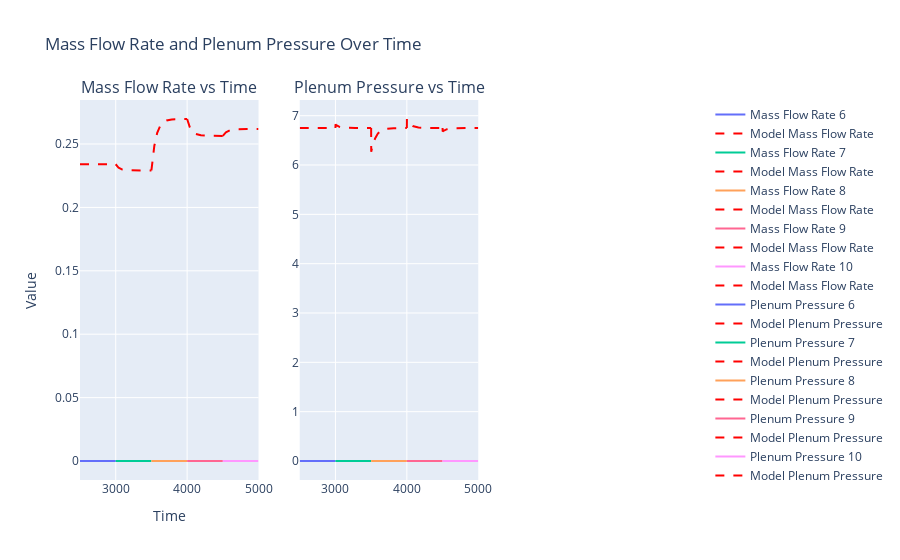

The cell this chart's notebook holds for it:
### Code cell
mass, pressure = np.array(model.predict(x_testN))
max_mass = np.max(x_test[:,:,0])
max_pressure = np.max(x_test[:,:,1])

# Cria uma figura com subplots
fig = make_subplots(rows=1, cols=3, subplot_titles=("Mass Flow Rate vs Time", "Plenum Pressure vs Time"))

# Gráfico da Mass Flow Rate
for i in range(timestep, timestep * 2):
    fig.add_trace(go.Scatter(x=interval[i], y=np.squeeze(mass[:, i - timestep] * max_mass), mode='lines', name=f'Mass Flow Rate {i+1}', line=dict(dash='solid')),
                  row=1, col=1)
    fig.add_trace(go.Scatter(x=interval[i], y=np.squeeze(massFlowrate[i]), mode='lines', name='Model Mass Flow Rate', line=dict(dash='dash', color='red')),
                  row=1, col=1)

# Gráfico da Plenum Pressure
for i in range(timestep, timestep * 2):
    fig.add_trace(go.Scatter(x=interval[i], y=np.squeeze(pressure[:, i - timestep] * max_pressure), mode='lines', name=f'Plenum Pressure {i+1}', line=dict(dash='solid')),
                  row=1, col=2)
    fig.add_trace(go.Scatter(x=interval[i], y=np.squeeze(PlenumPressure[i]), mode='lines', name= 'Model Plenum Pressure', line=dict(dash='dash', color='red')),
                  row=1, col=2)

# Atualiza layout
fig.update_layout(
    title='Mass Flow Rate and Plenum Pressure Over Time',
    xaxis_title='Time',
    yaxis_title='Value',
    template='plotly',
)

# Mostra a figura
fig.show()

### Figure 1 — Plotly figure (JSON) as saved in the notebook; plotly's stock layout.template omitted (floating-point values rounded to 4 significant figures; data arrays with more than 128 entries replaced by an {"elided": "..."} marker saying what was removed)
{"data": [{"line": {"dash": "solid"}, "mode": "lines", "name": "Mass Flow Rate 6", "type": "scatter", "x": {"elided": "500 float values"}, "xaxis": "x", "y": {"elided": "500 int values"}, "yaxis": "y"}, {"line": {"color": "red", "dash": "dash"}, "mode": "lines", "name": "Model Mass Flow Rate", "type": "scatter", "x": {"elided": "500 float values"}, "xaxis": "x", "y": {"elided": "500 float values"}, "yaxis": "y"}, {"line": {"dash": "solid"}, "mode": "lines", "name": "Mass Flow Rate 7", "type": "scatter", "x": {"elided": "500 float values"}, "xaxis": "x", "y": {"elided": "500 int values"}, "yaxis": "y"}, {"line": {"color": "red", "dash": "dash"}, "mode": "lines", "name": "Model Mass Flow Rate", "type": "scatter", "x": {"elided": "500 float values"}, "xaxis": "x", "y": {"elided": "500 float values"}, "yaxis": "y"}, {"line": {"dash": "solid"}, "mode": "lines", "name": "Mass Flow Rate 8", "type": "scatter", "x": {"elided": "500 float values"}, "xaxis": "x", "y": {"elided": "500 int values"}, "yaxis": "y"}, {"line": {"color": "red", "dash": "dash"}, "mode": "lines", "name": "Model Mass Flow Rate", "type": "scatter", "x": {"elided": "500 float values"}, "xaxis": "x", "y": {"elided": "500 float values"}, "yaxis": "y"}, {"line": {"dash": "solid"}, "mode": "lines", "name": "Mass Flow Rate 9", "type": "scatter", "x": {"elided": "500 float values"}, "xaxis": "x", "y": {"elided": "500 int values"}, "yaxis": "y"}, {"line": {"color": "red", "dash": "dash"}, "mode": "lines", "name": "Model Mass Flow Rate", "type": "scatter", "x": {"elided": "500 float values"}, "xaxis": "x", "y": {"elided": "500 float values"}, "yaxis": "y"}, {"line": {"dash": "solid"}, "mode": "lines", "name": "Mass Flow Rate 10", "type": "scatter", "x": {"elided": "500 float values"}, "xaxis": "x", "y": {"elided": "500 int values"}, "yaxis": "y"}, {"line": {"color": "red", "dash": "dash"}, "mode": "lines", "name": "Model Mass Flow Rate", "type": "scatter", "x": {"elided": "500 float values"}, "xaxis": "x", "y": {"elided": "500 float values"}, "yaxis": "y"}, {"line": {"dash": "solid"}, "mode": "lines", "name": "Plenum Pressure 6", "type": "scatter", "x": {"elided": "500 float values"}, "xaxis": "x2", "y": {"elided": "500 int values"}, "yaxis": "y2"}, {"line": {"color": "red", "dash": "dash"}, "mode": "lines", "name": "Model Plenum Pressure", "type": "scatter", "x": {"elided": "500 float values"}, "xaxis": "x2", "y": {"elided": "500 float values"}, "yaxis": "y2"}, {"line": {"dash": "solid"}, "mode": "lines", "name": "Plenum Pressure 7", "type": "scatter", "x": {"elided": "500 float values"}, "xaxis": "x2", "y": {"elided": "500 int values"}, "yaxis": "y2"}, {"line": {"color": "red", "dash": "dash"}, "mode": "lines", "name": "Model Plenum Pressure", "type": "scatter", "x": {"elided": "500 float values"}, "xaxis": "x2", "y": {"elided": "500 float values"}, "yaxis": "y2"}, {"line": {"dash": "solid"}, "mode": "lines", "name": "Plenum Pressure 8", "type": "scatter", "x": {"elided": "500 float values"}, "xaxis": "x2", "y": {"elided": "500 int values"}, "yaxis": "y2"}, {"line": {"color": "red", "dash": "dash"}, "mode": "lines", "name": "Model Plenum Pressure", "type": "scatter", "x": {"elided": "500 float values"}, "xaxis": "x2", "y": {"elided": "500 float values"}, "yaxis": "y2"}, {"line": {"dash": "solid"}, "mode": "lines", "name": "Plenum Pressure 9", "type": "scatter", "x": {"elided": "500 float values"}, "xaxis": "x2", "y": {"elided": "500 int values"}, "yaxis": "y2"}, {"line": {"color": "red", "dash": "dash"}, "mode": "lines", "name": "Model Plenum Pressure", "type": "scatter", "x": {"elided": "500 float values"}, "xaxis": "x2", "y": {"elided": "500 float values"}, "yaxis": "y2"}, {"line": {"dash": "solid"}, "mode": "lines", "name": "Plenum Pressure 10", "type": "scatter", "x": {"elided": "500 float values"}, "xaxis": "x2", "y": {"elided": "500 int values"}, "yaxis": "y2"}, {"line": {"color": "red", "dash": "dash"}, "mode": "lines", "name": "Model Plenum Pressure", "type": "scatter", "x": {"elided": "500 float values"}, "xaxis": "x2", "y": {"elided": "500 float values"}, "yaxis": "y2"}], "layout": {"annotations": [{"font": {"size": 16}, "showarrow": false, "text": "Mass Flow Rate vs Time", "x": 0.1444, "xanchor": "center", "xref": "paper", "y": 1, "yanchor": "bottom", "yref": "paper"}, {"font": {"size": 16}, "showarrow": false, "text": "Plenum Pressure vs Time", "x": 0.5, "xanchor": "center", "xref": "paper", "y": 1, "yanchor": "bottom", "yref": "paper"}], "title": {"text": "Mass Flow Rate and Plenum Pressure Over Time"}, "xaxis": {"anchor": "y", "domain": [0, 0.2889], "title": {"text": "Time"}}, "xaxis2": {"anchor": "y2", "domain": [0.3556, 0.6444]}, "xaxis3": {"anchor": "y3", "domain": [0.7111, 1]}, "yaxis": {"anchor": "x", "domain": [0, 1], "title": {"text": "Value"}}, "yaxis2": {"anchor": "x2", "domain": [0, 1]}, "yaxis3": {"anchor": "x3", "domain": [0, 1]}}}
